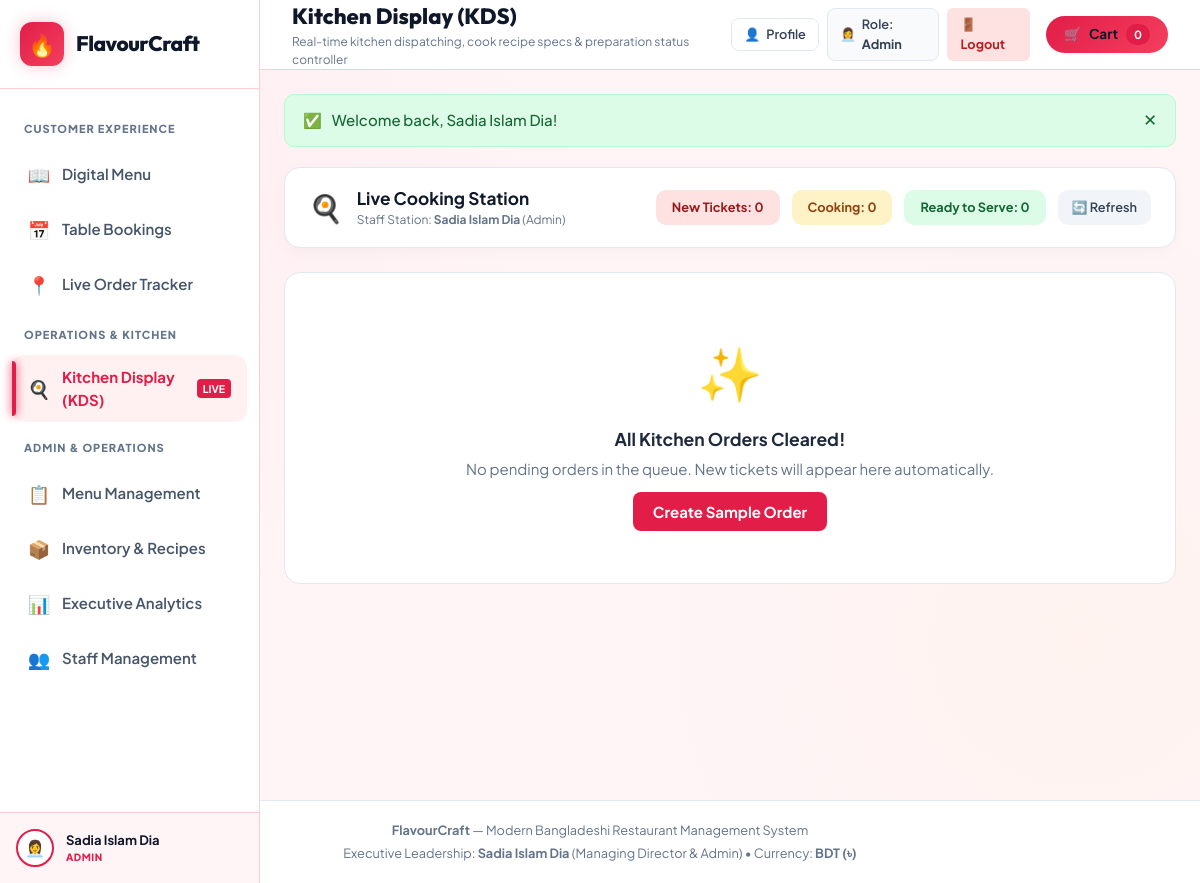
The page /kds.php (signed in) on the database its author committed.
### tables this page shows
CREATE TABLE `users` (
  `id` int(11) NOT NULL AUTO_INCREMENT,
  `user_uid` varchar(64) NOT NULL,
  `username` varchar(50) NOT NULL,
  `password` varchar(255) NOT NULL,
  `name` varchar(100) NOT NULL,
  `role` enum('Admin','Manager','Kitchen','Customer') NOT NULL DEFAULT 'Customer',
  `avatar` varchar(50) DEFAULT NULL,
  `phone` varchar(30) DEFAULT NULL,
  `email` varchar(100) DEFAULT NULL,
  `delivery_address` text DEFAULT NULL,
  `created_at` timestamp NOT NULL DEFAULT current_timestamp(),
  PRIMARY KEY (`id`),
  UNIQUE KEY `user_uid` (`user_uid`),
  UNIQUE KEY `username` (`username`)
);

### config/db.php (called while the page is built, shortened)
<?php
$db_host = getenv('DB_HOST') ?: 'localhost';
$db_name = getenv('DB_NAME') ?: 'flavourcraft';
$db_user = getenv('DB_USER') ?: 'root';
$db_pass = getenv('DB_PASS') ?: '';
$db_port = (int)(getenv('DB_PORT') ?: 3306);
$conn = @mysqli_connect($db_host, $db_user, $db_pass, $db_name, $db_port);
if (!$conn) {
    $db_error = mysqli_connect_error();
} else {
    mysqli_set_charset($conn, "utf8mb4");
}
function get_flash() {
    if (isset($_SESSION['flash'])) {
        $flash = $_SESSION['flash'];
        return $flash;
    }
    return null;
}
function get_cart_count() {
    if (!isset($_SESSION['cart']) || !is_array($_SESSION['cart'])) {
        return 0;
    }
    $count = 0;
    return $count;
}
function get_user_avatar($avatar = '', $role = 'Customer') {
    if (!empty($avatar) && strpos($avatar, '?') === false) {
        return $avatar;
    }
    $role_avatars = [
        'Admin' => '👩‍💼',
        'Manager' => '👨‍💼',
        'Kitchen' => '🍳',
        'Customer' => '🌟',
        'Guest' => '👤'
    ];
    return $role_avatars[$role] ?? '👤';
}
function get_current_user_data() {
    global $conn;
    if (isset($_SESSION['user']) && is_array($_SESSION['user'])) {
        if ($conn && !empty($_SESSION['user']['user_uid'])) {
            $safe_uid = mysqli_real_escape_string($conn, $_SESSION['user']['user_uid']);
            $res = mysqli_query($conn, "SELECT * FROM users WHERE user_uid = '{$safe_uid}' LIMIT 1");
            if ($res && $db_user = mysqli_fetch_assoc($res)) {
                $_SESSION['user'] = array_merge($_SESSION['user'], $db_user);
            }
        }
        return $_SESSION['user'];
    }
    return [
        'user_uid' => null,
        'username' => 'guest',
        'name' => 'Guest Customer',
        'role' => 'Guest',
        'avatar' => '👤',
        'email' => null
    ];
}

### includes/auth_check.php (called while the page is built, shortened)
<?php
require_once __DIR__ . '/../config/db.php';
function check_auth($allowed_roles = []) {
    $user = get_current_user_data();
    return true;
}

### kds.php (the view, shortened to what this page needs)
<?php
require_once __DIR__ . '/config/db.php';
require_once __DIR__ . '/includes/auth_check.php';
check_auth(['Admin', 'Manager', 'Kitchen']);
$orders = [];
$active_count = 0;
$preparing_count = 0;
$ready_count = 0;
$page_heading = 'Kitchen Display (KDS)';
$page_desc = 'Real-time kitchen dispatching, cook recipe specs & preparation status controller';
require_once __DIR__ . '/includes/header.php';
?>
<div style="display: flex; justify-content: space-between; align-items: center; background: #fff; padding: 18px 24px; border-radius: 16px; border: 1px solid #e2e8f0; margin-bottom: 24px; flex-wrap: wrap; gap: 15px; box-shadow: 0 4px 15px rgba(0,0,0,0.03);">
  <div style="display: flex; gap: 14px; align-items: center;">
    <span style="font-size: 1.8rem;">🍳</span>
    <div>
      <h3 style="margin: 0; font-size: 1.15rem; color: #0f172a;">Live Cooking Station</h3>
      <div style="font-size: 0.8rem; color: #64748b;">Staff Station: <strong><?php echo htmlspecialchars($current_user['name']); ?></strong> (<?php echo htmlspecialchars($current_user['role']); ?>)</div>
    </div>
  </div>
  <div style="display: flex; gap: 12px;">
    <div style="background: #fee2e2; color: #991b1b; padding: 8px 16px; border-radius: 10px; font-weight: 700; font-size: 0.85rem;">
      New Tickets: <?php echo $active_count; ?>
    </div>
    <div style="background: #fef3c7; color: #92400e; padding: 8px 16px; border-radius: 10px; font-weight: 700; font-size: 0.85rem;">
      Cooking: <?php echo $preparing_count; ?>
    </div>
    <div style="background: #dcfce7; color: #166534; padding: 8px 16px; border-radius: 10px; font-weight: 700; font-size: 0.85rem;">
      Ready to Serve: <?php echo $ready_count; ?>
    </div>
    <a href="kds.php" style="background: #f1f5f9; color: #334155; padding: 8px 14px; border-radius: 10px; font-weight: 600; font-size: 0.85rem; text-decoration: none; display: flex; align-items: center; gap: 6px;">
      🔄 Refresh
    </a>
  </div>
</div>
<?php if (empty($orders)): ?>
  <div style="background: #fff; border-radius: 16px; padding: 60px 20px; text-align: center; border: 1px solid #e2e8f0;">
    <div style="font-size: 3.5rem; margin-bottom: 14px;">✨</div>
    <h3 style="color: #1e293b; margin-bottom: 6px;">All Kitchen Orders Cleared!</h3>
    <p style="color: #64748b; margin-bottom: 20px;">No pending orders in the queue. New tickets will appear here automatically.</p>
    <a href="index.php" style="background: #e11d48; color: #fff; padding: 10px 20px; border-radius: 8px; font-weight: 700; text-decoration: none;">Create Sample Order</a>
  </div>
<?php endif; ?>
<?php require_once __DIR__ . '/includes/footer.php'; ?>

### includes/header.php (shortened to what this page needs)
<?php
require_once __DIR__ . '/../config/db.php';
$current_page = basename($_SERVER['PHP_SELF']);
$current_user = get_current_user_data();
$cart_count = get_cart_count();
$flash = get_flash();
$page_heading = $page_heading ?? 'FlavourCraft Menu';
$page_desc = $page_desc ?? 'Authentic Bangladeshi Cuisine & Dining Service';
?>
<!DOCTYPE html>
<html lang="en">
<head>
  <link rel="stylesheet" href="css/variables.css" />
  <link rel="stylesheet" href="css/style.css" />
  <link rel="stylesheet" href="css/menu.css" />
  <link rel="stylesheet" href="css/ordering.css" />
  <link rel="stylesheet" href="css/reservations.css" />
  <link rel="stylesheet" href="css/kds.css" />
  <link rel="stylesheet" href="css/inventory.css" />
  <link rel="stylesheet" href="css/analytics.css" />
  <link rel="stylesheet" href="css/staff.css" />
  <link rel="stylesheet" href="css/rbac.css" />
  <link rel="stylesheet" href="css/auth.css" />
</head>
<body>
  <div id="app-shell">
    <aside class="sidebar" id="app-sidebar">
      <div class="brand-container">
        <a href="index.php" style="display:flex; align-items:center; gap:12px; text-decoration:none; color:inherit;">
          <div class="brand-icon">🔥</div>
          <div class="brand-text">
            <h1 style="margin:0; font-size:1.4rem;">FlavourCraft</h1>
          </div>
        </a>
      </div>
      <nav class="nav-menu">
        <div class="nav-section-title">Customer Experience</div>
        <a class="nav-item <?php echo ($current_page === 'index.php' || $current_page === 'menu.php') ? 'active' : ''; ?>" href="index.php" id="nav-menu">
          <span class="icon">📖</span>
          <span>Digital Menu</span>
        </a>
        <a class="nav-item <?php echo ($current_page === 'reservations.php') ? 'active' : ''; ?>" href="reservations.php" id="nav-reservations">
          <span class="icon">📅</span>
          <span>Table Bookings</span>
        </a>
        <a class="nav-item <?php echo ($current_page === 'track_order.php') ? 'active' : ''; ?>" href="track_order.php" id="nav-tracking">
          <span class="icon">📍</span>
          <span>Live Order Tracker</span>
        </a>
        <?php if (in_array($current_user['role'] ?? '', ['Admin', 'Manager', 'Kitchen'])): ?>
        <div class="nav-section-title">Operations & Kitchen</div>
        <a class="nav-item <?php echo ($current_page === 'kds.php') ? 'active' : ''; ?>" href="kds.php" id="nav-kds">
          <span class="icon">🍳</span>
          <span>Kitchen Display (KDS)</span>
          <span class="nav-badge danger" style="background:#e11d48; color:#fff; font-size:0.7rem; padding:2px 6px; border-radius:4px;">LIVE</span>
        </a>
        <?php endif; ?>
        <?php if (in_array($current_user['role'] ?? '', ['Admin', 'Manager'])): ?>
        <div class="nav-section-title">Admin & Operations</div>
        <a class="nav-item <?php echo ($current_page === 'menu_manage.php') ? 'active' : ''; ?>" href="menu_manage.php" id="nav-menu-manage">
          <span class="icon">📋</span>
          <span>Menu Management</span>
        </a>
        <a class="nav-item <?php echo ($current_page === 'inventory.php') ? 'active' : ''; ?>" href="inventory.php" id="nav-inventory">
          <span class="icon">📦</span>
          <span>Inventory & Recipes</span>
        </a>
        <a class="nav-item <?php echo ($current_page === 'analytics.php') ? 'active' : ''; ?>" href="analytics.php" id="nav-analytics">
          <span class="icon">📊</span>
          <span>Executive Analytics</span>
        </a>
        <a class="nav-item <?php echo ($current_page === 'staff.php') ? 'active' : ''; ?>" href="staff.php" id="nav-staff">
          <span class="icon">👥</span>
          <span>Staff Management</span>
        </a>
        <?php endif; ?>
      </nav>
      <div class="sidebar-footer">
        <a href="<?php echo isset($_SESSION['user']) ? 'profile.php' : 'login.php'; ?>" style="text-decoration:none; color:inherit; display:block;">
          <div class="user-profile-card" style="cursor:pointer;" title="<?php echo isset($_SESSION['user']) ? 'Click to view & edit your profile' : 'Click to sign in'; ?>">
            <div class="user-avatar"><?php echo htmlspecialchars(get_user_avatar($current_user['avatar'] ?? '', $current_user['role'] ?? 'Guest')); ?></div>
            <div class="user-info">
              <div class="user-name"><?php echo htmlspecialchars($current_user['name'] ?? 'Guest Customer'); ?></div>
              <div class="user-role-badge"><?php echo htmlspecialchars($current_user['role'] ?? 'Guest'); ?></div>
            </div>
          </div>
        </a>
      </div>
    </aside>
    <div class="main-wrapper">
      <header class="topbar">
        <div class="topbar-left">
          <div class="page-heading">
            <h2 id="topbar-page-title"><?php echo htmlspecialchars($page_heading); ?></h2>
            <p id="topbar-page-desc"><?php echo htmlspecialchars($page_desc); ?></p>
          </div>
        </div>
        <div class="topbar-right">
          <div style="display:flex; align-items:center; gap:8px;">
            <?php if (isset($_SESSION['user'])): ?>
              <a href="profile.php" class="btn btn-secondary" style="padding:6px 12px; font-size:0.85rem; text-decoration:none; display:inline-flex; align-items:center; gap:6px; border:1px solid #e2e8f0; border-radius:8px; background:#fff; color:#334155; font-weight:600;" title="Edit Profile">
                <span>👤</span>
                <span>Profile</span>
              </a>
              <a href="login.php" class="btn btn-secondary" style="padding:6px 12px; font-size:0.85rem; text-decoration:none; display:inline-flex; align-items:center; gap:6px; border:1px solid #e2e8f0; border-radius:8px; background:#f8fafc; color:#334155; font-weight:600;" title="Switch Role">
                <span><?php echo htmlspecialchars(get_user_avatar($current_user['avatar'] ?? '', $current_user['role'])); ?></span>
                <span>Role: <strong><?php echo htmlspecialchars($current_user['role']); ?></strong></span>
              </a>
              <a href="logout.php" class="btn btn-sm" style="padding:6px 12px; font-size:0.85rem; text-decoration:none; background:#fee2e2; color:#b91c1c; border-radius:6px; font-weight:700;">🚪 Logout</a>
            <?php endif; ?>
          </div>
          <a href="cart.php" class="cart-toggle-btn" id="btn-toggle-cart" style="text-decoration:none; color:inherit;">
            <span>🛒</span>
            <span>Cart</span>
            <span class="badge" id="cart-badge-count" style="background:#e11d48; color:#fff; padding:2px 8px; border-radius:999px; font-size:0.75rem; font-weight:700;">
              <?php echo $cart_count; ?>
            </span>
          </a>
        </div>
      </header>
      <main class="content-body" style="padding: 24px;">
        <?php if ($flash): ?>
          <div style="margin-bottom: 20px; padding: 14px 18px; border-radius: 10px; font-weight: 500; display: flex; align-items: center; justify-content: space-between; <?php echo ($flash['type'] === 'success') ? 'background: #dcfce7; color: #166534; border: 1px solid #bbf7d0;' : 'background: #fee2e2; color: #991b1b; border: 1px solid #fecaca;'; ?>">
            <div style="display: flex; align-items: center; gap: 10px;">
              <span><?php echo ($flash['type'] === 'success') ? '✅' : '⚠️'; ?></span>
              <span><?php echo htmlspecialchars($flash['message']); ?></span>
            </div>
            <button onclick="this.parentElement.remove()" style="background:none; border:none; cursor:pointer; font-size:1.1rem; color:inherit;">✕</button>
          </div>
        <?php endif; ?>

### css/variables.css (style rules this page uses)
:root { --bg-canvas: #fff5f7; --bg-surface: #ffffff; --bg-surface-elevated: #fff1f2; --bg-card: #ffffff; --bg-card-hover: #fff8f8; --bg-glass: rgba(255, 255, 255, 0.95); --bg-input: #ffffff; --bg-sidebar: #ffffff; --bg-topbar: rgba(255, 245, 247, 0.92); --text-primary: #0f172a; --text-secondary: #475569; --text-muted: #64748b; --text-inverse: #ffffff; --heading-color: #0f172a; --border-subtle: #fecdd3; --border-medium: #fda4af; --border-focus: #e11d48; --primary: #e11d48; --primary-light: #f43f5e; --primary-dark: #be123c; --primary-gradient: linear-gradient(135deg, #e11d48 0%, #f43f5e 100%); --primary-glow: rgba(225, 29, 72, 0.22); --accent-saffron: #f59e0b; --accent-saffron-light: #fbbf24; --accent-saffron-dark: #d97706; --saffron-gradient: linear-gradient(135deg, #f59e0b 0%, #fbbf24 100%); --color-success: #059669; --color-success-bg: #ecfdf5; --color-success-border: #a7f3d0; --color-warning: #f59e0b; --color-warning-bg: #fffbeb; --color-warning-border: #fde68a; --color-danger: #e11d48; --color-danger-bg: #fff1f2; --color-danger-border: #fecdd3; --color-info: #0284c7; --color-info-bg: #f0f9ff; --color-info-border: #bae6fd; --shadow-sm: 0 1px 3px rgba(225, 29, 72, 0.06); --shadow-md: 0 4px 14px rgba(225, 29, 72, 0.08); --shadow-lg: 0 10px 25px rgba(225, 29, 72, 0.10); --shadow-xl: 0 20px 35px rgba(0, 0, 0, 0.08); --shadow-glow: 0 0 16px rgba(225, 29, 72, 0.25); --font-heading: 'Outfit', 'Playfair Display', -apple-system, sans-serif; --font-serif: 'Playfair Display', Georgia, serif; --font-body: 'Plus Jakarta Sans', -apple-system, BlinkMacSystemFont, sans-serif; --font-mono: 'JetBrains Mono', monospace; --sidebar-width: 260px; --topbar-height: 70px; --radius-xs: 4px; --radius-sm: 8px; --radius-md: 12px; --radius-lg: 16px; --radius-xl: 24px; --radius-full: 9999px; --transition-fast: 0.15s ease; --transition-normal: 0.25s ease; --transition-smooth: 0.35s cubic-bezier(0.16, 1, 0.3, 1); }

### rows shown on the page
users: avatar "👩‍💼", name "Sadia Islam Dia", role "ADMIN", role "Admin"

### other values the page prints
$page_heading "Kitchen Display (KDS)"
$page_desc "Real-time kitchen dispatching, cook recipe specs & preparation status controller"
$cart_count "0"
$flash['message'] "Welcome back, Sadia Islam Dia!"
$active_count "0"
$preparing_count "0"
$ready_count "0"
